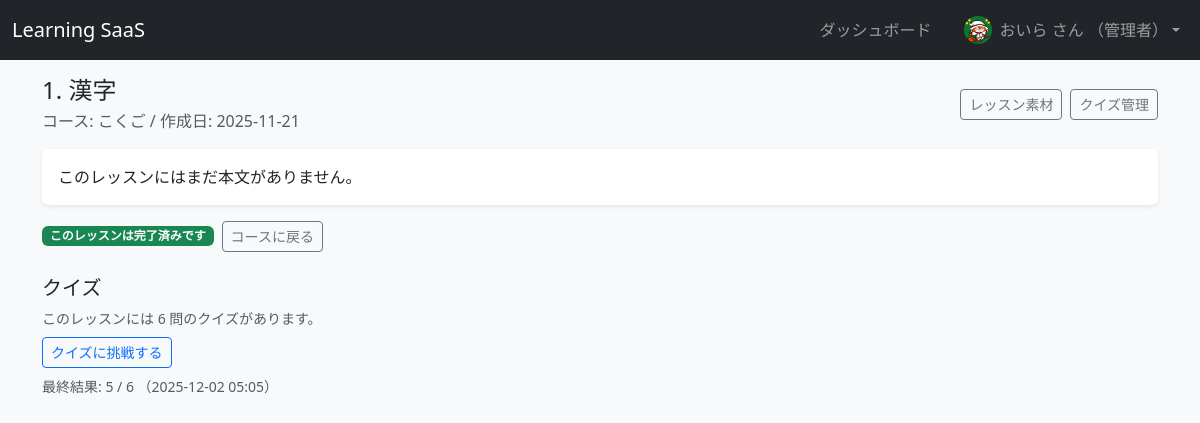
The app's page /lessons/1 (signed in) with its own data.
### app/models.py (models this page shows, shortened)
class UserProfile(db.Model):
    __tablename__ = "user_profiles"
    id = db.Column(db.Integer, primary_key=True)
    user_id = db.Column(
        db.Integer, db.ForeignKey("users.id"), nullable=False, unique=True
    )
    display_name = db.Column(db.String(100), nullable=True)
    avatar_filename = db.Column(db.String(255), nullable=True)
    weekly_goal_lessons = db.Column(db.Integer, nullable=True)
    user = db.relationship("User", back_populates="profile")

class Lesson(db.Model):
    __tablename__ = "lessons"
    id = db.Column(db.Integer, primary_key=True)
    course_id = db.Column(db.Integer, db.ForeignKey("courses.id"), nullable=False)
    title = db.Column(db.String(100), nullable=False)
    content = db.Column(db.Text, nullable=True)
    sort_order = db.Column(db.Integer, default=1)
    course = db.relationship("Course", back_populates="lessons")
    progress = db.relationship(
        "LessonProgress", back_populates="lesson", cascade="all, delete-orphan"
    )
    quiz_questions = db.relationship(
        "QuizQuestion", back_populates="lesson", cascade="all, delete-orphan"
    )
    quiz_results = db.relationship(
        "QuizResult", back_populates="lesson", cascade="all, delete-orphan"
    )

class Course(db.Model):
    __tablename__ = "courses"
    id = db.Column(db.Integer, primary_key=True)
    title = db.Column(db.String(100), nullable=False)
    description = db.Column(db.Text, nullable=True)
    created_at = db.Column(db.DateTime, default=datetime.utcnow)
    thumbnail_filename = db.Column(db.String(255), nullable=True)
    category = db.Column(db.String(50), nullable=True)
    level = db.Column(db.String(20), nullable=True)
    lessons = db.relationship(
        "Lesson",
        back_populates="course",
        cascade="all, delete-orphan",
        lazy=True,
    )
    enrollments = db.relationship("Enrollment", back_populates="course")

class QuizResult(db.Model):
    __tablename__ = "quiz_results"
    id = db.Column(db.Integer, primary_key=True)
    user_id = db.Column(db.Integer, db.ForeignKey("users.id"), nullable=False)
    lesson_id = db.Column(db.Integer, db.ForeignKey("lessons.id"), nullable=False)
    score = db.Column(db.Integer, nullable=False)
    total_questions = db.Column(db.Integer, nullable=False)
    taken_at = db.Column(db.DateTime, nullable=False, default=datetime.utcnow)
    user = db.relationship("User", back_populates="quiz_results")
    lesson = db.relationship("Lesson", back_populates="quiz_results")
    details = db.relationship(
        "QuizResultDetail",
        back_populates="result",
        cascade="all, delete-orphan",
    )

### app/main.py (the view, shortened to what this page needs)
@bp.route("/lessons/<int:lesson_id>")
@login_required
def lesson_detail(lesson_id: int):
    lesson = Lesson.query.get_or_404(lesson_id)
    course = lesson.course
    progress = LessonProgress.query.filter_by(
        user_id=current_user.id,
        lesson_id=lesson.id,
    ).first()
    is_completed = bool(progress and progress.is_completed)
    next_lesson = (
        Lesson.query.filter(
            Lesson.course_id == course.id,
            Lesson.sort_order > lesson.sort_order,
        )
        .order_by(Lesson.sort_order.asc())
        .first()
    )
    quiz_count = QuizQuestion.query.filter_by(lesson_id=lesson.id).count()
    latest_result = None
    if current_user.is_authenticated:
        latest_result = (
            QuizResult.query.filter_by(user_id=current_user.id, lesson_id=lesson.id)
            .order_by(QuizResult.taken_at.desc())
            .first()
        )
    return render_template(
        "courses/lesson.html",
        course=course,
        lesson=lesson,
        is_completed=is_completed,
        next_lesson=next_lesson,
        quiz_count=quiz_count,
        latest_result=latest_result,
    )

### app/main.py (called while the page is built, shortened)
@bp.app_template_filter("rich_lesson")
def rich_lesson(text: str | None) -> Markup:
    if not text:
        return Markup("")
    pattern = re.compile(r"\[\[(image|youtube):([^\]]+)\]\]")
    result_parts: list[str | Markup] = []
    last = 0
    s = text
    from flask import url_for  # フィルタ内で使う
    tail = s[last:]
    if tail:
        result_parts.append(escape(tail))
    html_all = "".join(str(p) for p in result_parts)
    html_all = html_all.replace("\n", "<br>\n")
    return Markup(html_all)

### app/models.py (called while the page is built)
@login_manager.user_loader
def load_user(user_id: str):
    return User.query.get(int(user_id))

    @property
    def display_name(self) -> str:
        if self.profile and self.profile.display_name:
            return self.profile.display_name
        return self.username

### app/templates/courses/lesson.html (shortened to what this page needs)
{% extends "base.html" %}
{% block content %}
  <div class="d-flex justify-content-between align-items-center mb-3">
    <div>
      <h1 class="h4 mb-1">
        {{ lesson.sort_order }}. {{ lesson.title }}
      </h1>
      <p class="text-muted mb-0">
        コース: {{ course.title }} /
        作成日: {{ course.created_at.strftime("%Y-%m-%d") }}
      </p>
    </div>
    {% if current_user.is_authenticated and current_user.role == "admin" %}
      <div class="d-flex gap-2">
        <a class="btn btn-outline-secondary btn-sm"
           href="{{ url_for('main.lesson_assets', lesson_id=lesson.id) }}">
          レッスン素材
        </a>
        <a class="btn btn-outline-secondary btn-sm"
           href="{{ url_for('main.quiz_manage', lesson_id=lesson.id) }}">
          クイズ管理
        </a>
      </div>
    {% endif %}
  </div>
  <div class="card border-0 shadow-sm mb-3">
    <div class="card-body">
      <div class="lesson-content">
        {{ (lesson.content or "このレッスンにはまだ本文がありません。") | rich_lesson }}
      </div>
    </div>
  </div>
  <div class="d-flex flex-wrap gap-2 align-items-center mb-3">
    {% if is_completed %}
      <span class="badge bg-success">このレッスンは完了済みです</span>
    {% else %}
      <form method="post" action="{{ url_for('main.complete_lesson', lesson_id=lesson.id) }}">
        <button class="btn btn-primary btn-sm">このレッスンを完了にする</button>
      </form>
    {% endif %}
    <a class="btn btn-outline-secondary btn-sm"
       href="{{ url_for('main.course_detail', course_id=course.id) }}">
      コースに戻る
    </a>
  </div>
  <h2 class="h5 mt-4 mb-2">クイズ</h2>
  {% if quiz_count > 0 %}
    <p class="small text-muted mb-2">
      このレッスンには {{ quiz_count }} 問のクイズがあります。
    </p>
    <a class="btn btn-outline-primary btn-sm mb-2"
       href="{{ url_for('main.quiz_take', lesson_id=lesson.id) }}">
      クイズに挑戦する
    </a>
    {% if latest_result %}
      <p class="small text-muted mb-0">
        最終結果: {{ latest_result.score }} / {{ latest_result.total_questions }}
        （{{ latest_result.taken_at.strftime("%Y-%m-%d %H:%M") }}）
      </p>
    {% endif %}
  {% else %}
    <p>このレッスンにはまだクイズがありません。</p>
  {% endif %}
{% endblock %}

### app/templates/base.html (shortened to what this page needs)
<!doctype html>
<html lang="ja">
  <head>
    <link
      href="https://cdn.jsdelivr.net/npm/bootstrap@5.3.3/dist/css/bootstrap.min.css"
      rel="stylesheet"
    >
  </head>
  <body class="bg-light">
    <nav class="navbar navbar-expand-lg navbar-dark bg-dark mb-3">
      <div class="container-fluid">
        <a class="navbar-brand" href="{{ url_for('main.index') }}">Learning SaaS</a>
        <div class="collapse navbar-collapse justify-content-end" id="navbarMain">
          <ul class="navbar-nav align-items-center mb-2 mb-lg-0">
            {% if current_user.is_authenticated %}
              <li class="nav-item me-3">
                <a class="nav-link" href="{{ url_for('main.dashboard') }}">ダッシュボード</a>
              </li>
              <li class="nav-item dropdown">
                <a
                  class="nav-link dropdown-toggle d-flex align-items-center"
                  href="#"
                  id="userDropdown"
                  role="button"
                  data-bs-toggle="dropdown"
                  aria-expanded="false"
                >
                  {% if current_user.profile and current_user.profile.avatar_filename %}
                    <img
                      src="{{ url_for('static', filename='uploads/avatars/' ~ current_user.profile.avatar_filename) }}"
                      alt="avatar"
                      class="rounded-circle me-2"
                      style="width: 28px; height: 28px; object-fit: cover;"
                    >
                  {% endif %}
                  <span>
                    {{ current_user.display_name }} さん
                    {% if current_user.role == "admin" %}
                      （管理者）
                    {% endif %}
                  </span>
                </a>
              </li>
            {% else %}
              <li class="nav-item">
                <a class="nav-link" href="{{ url_for('auth.login') }}">ログイン</a>
              </li>
            {% endif %}
          </ul>
        </div>
      </div>
    </nav>
    <main class="container mb-5">
      {% block content %}{% endblock %}
    </main>
  </body>
</html>

### records on screen
UserProfile: avatar_filename (picture), display_name "おいら"
Lesson: sort_order "1", title "漢字", content "このレッスンにはまだ本文がありません。"
Course: title "こくご", created_at "2025-11-21"
QuizResult: score "5", total_questions "6", taken_at "2025-12-02 05:05"

### other values on screen
{{ quiz_count }} "6"
